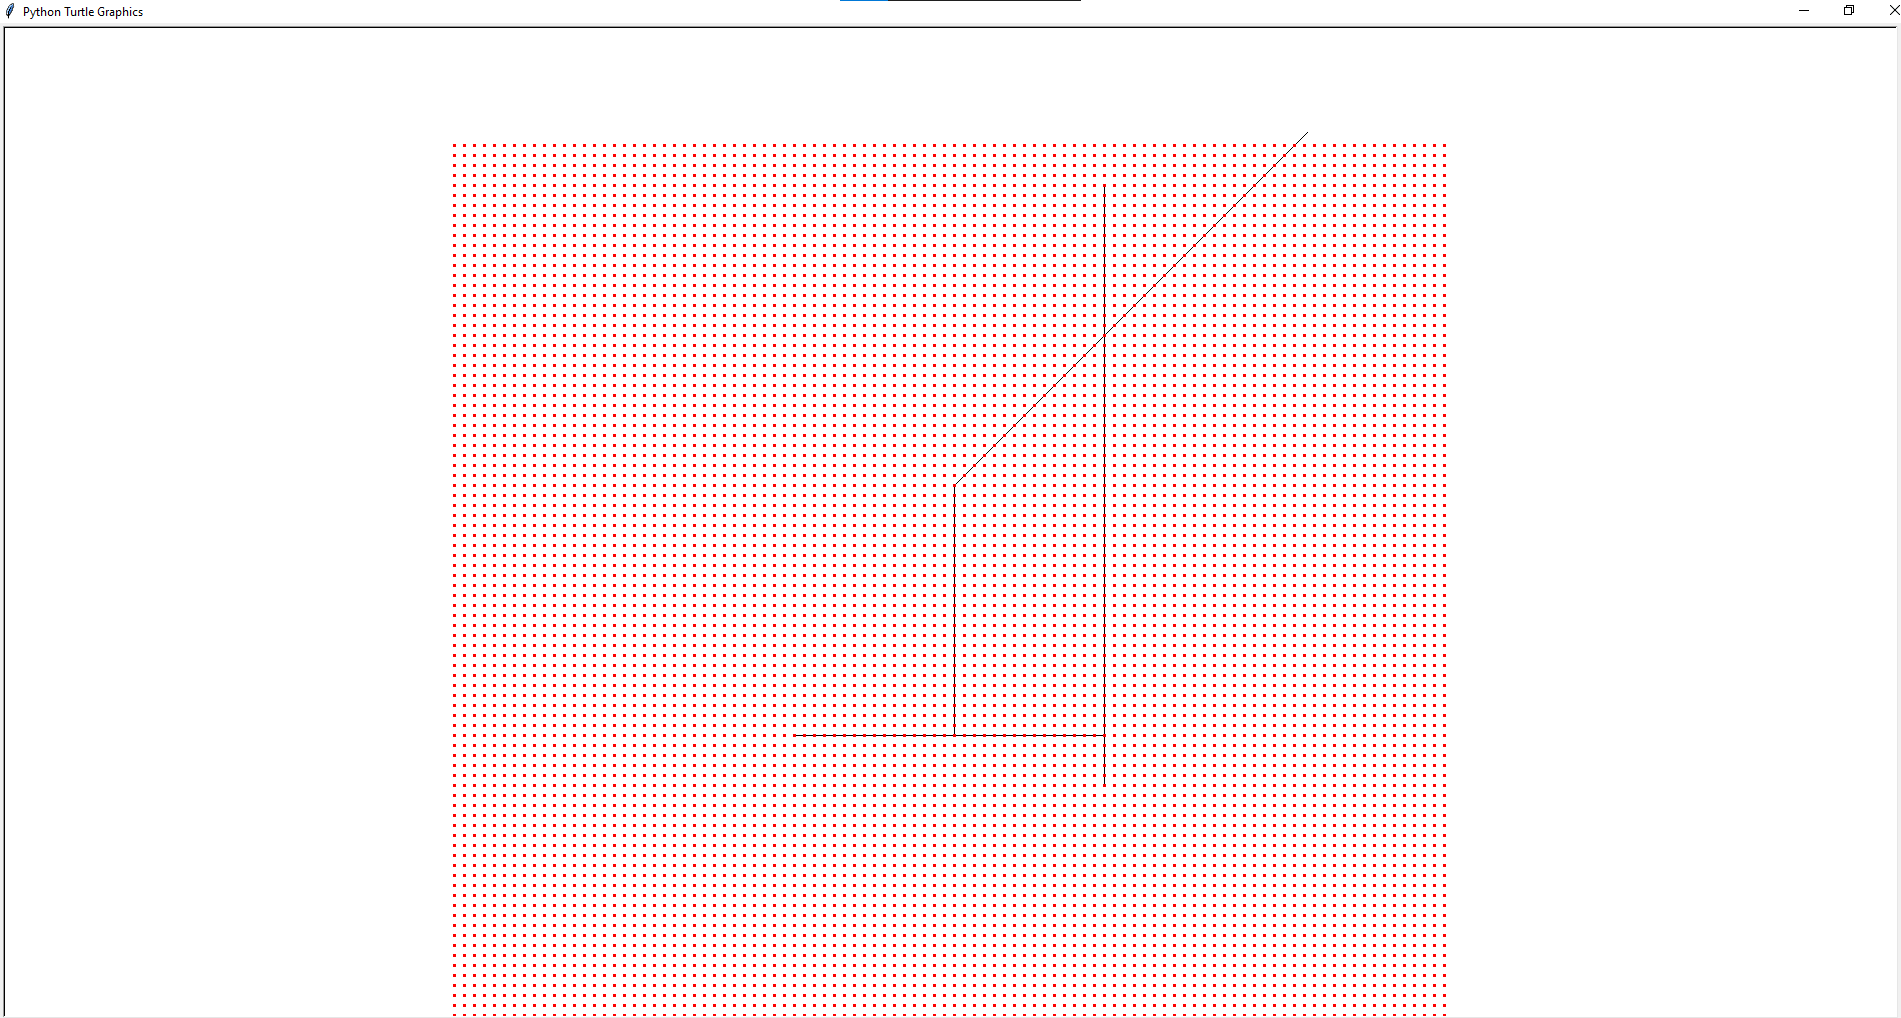

Write Python code to recreate this figure.
from turtle import *

tracer(0)
left(90)
screensize(5000, 5000)
size = 10

pendown()

forward(25*size)
right(45)
forward(50*size)

penup()

backward(50*size)
right(45)
forward(15*size)
left(90)
forward(30*size)

pendown()

right(180)
forward(60*size)
backward(5*size)
right(90)
forward(31*size)

penup()

for x in range(-50, 50):
    for y in range(-60, 60):
        setpos(x*size, y*size)
        dot(4, 'red')

input()
done()
